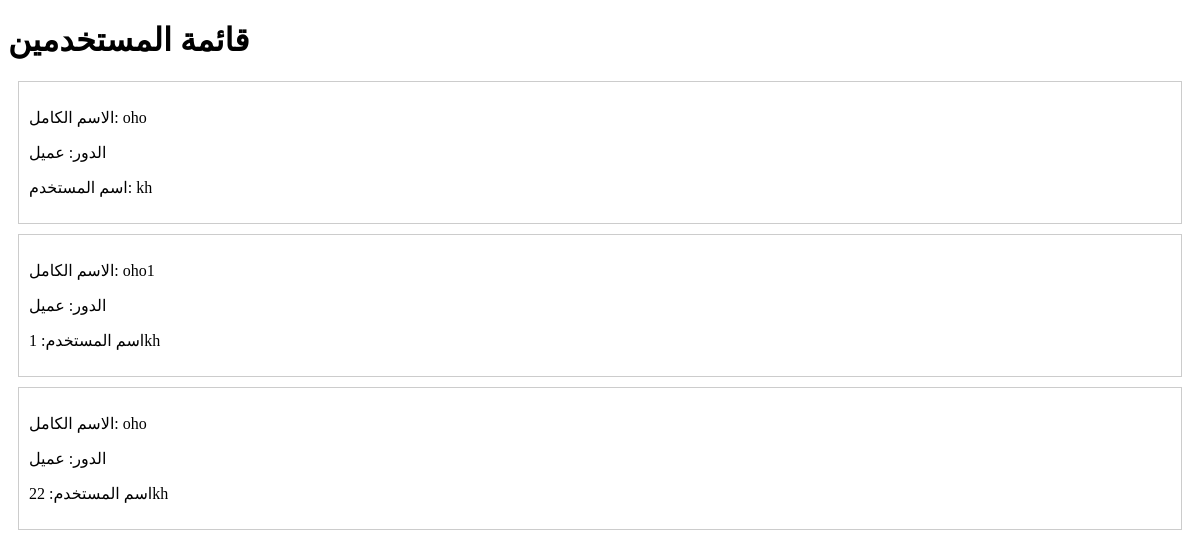
The page /accounts/users/ (signed in) on the database as committed earlier.
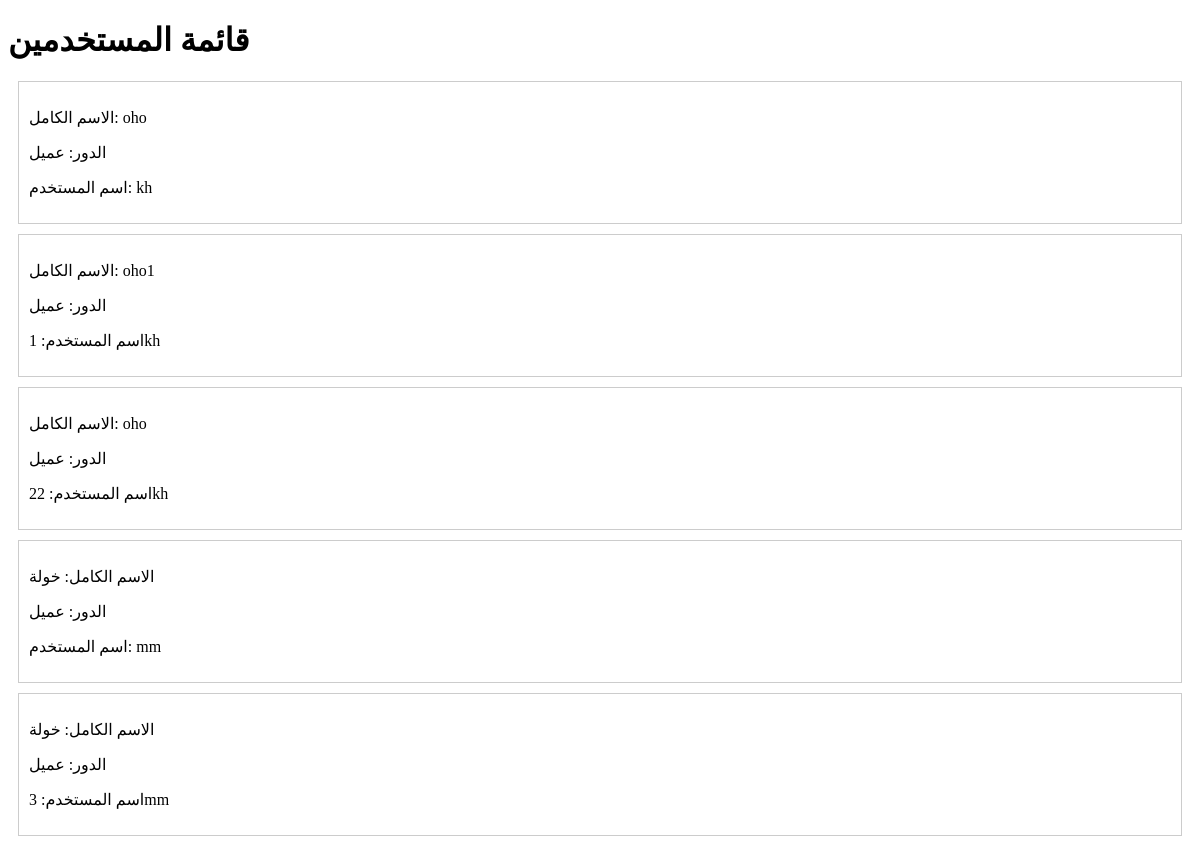
The same page on the database as committed later.
### accounts/models.py (models this page shows, shortened)
class UserProfile(models.Model):
    ROLES = (
        ('client', 'عميل'),
        ('provider', 'مزود خدمة'),
        ('owner', 'مالك'),
    )
    user = models.OneToOneField(
        User,
        on_delete=models.CASCADE,
        verbose_name='المستخدم'
    )
    username = models.CharField(
        max_length=50,
        unique=True,
        verbose_name='اسم المستخدم'
    )
    phone_number = models.CharField(
        max_length=10,
        unique=True,
        validators=[
            RegexValidator(
                regex=r'^05\d{8}$',
                message='رقم الجوال يجب أن يبدأ بـ 05 ويتكون من 10 أرقام'
            )
        ],
        verbose_name='رقم الجوال'
    )
    email = models.EmailField(
        unique=True,
        verbose_name='البريد الإلكتروني'
    )
    full_name = models.CharField(
        max_length=100,
        verbose_name='الاسم الكامل'
    )
    role = models.CharField(
        max_length=10,
        choices=ROLES,
        verbose_name='الدور'
    )
    class Meta:
        verbose_name = 'ملف المستخدم'
        verbose_name_plural = 'ملفات المستخدمين'

### accounts/views.py (the view)
@login_required(login_url='login')
def user_list(request):
    users = UserProfile.objects.all()
    context = {
        'users': users
    }
    return render(request, 'accounts/user_list.html', context)

### templates/accounts/user_list.html (shortened to what this page needs)
<!DOCTYPE html>
<html lang="ar">
<head>
</head>
<body>
    <h1>قائمة المستخدمين</h1>
    {% for user in users %}
        <div style="border: 1px solid #ccc; margin: 10px; padding: 10px;">
            <p>الاسم الكامل: {{ user.full_name }}</p>
            <p>الدور: {{ user.get_role_display }}</p>
            <p>اسم المستخدم: {{ user.user.username }}</p>
        </div>
    {% empty %}
        <p>لا يوجد مستخدمين.</p>
    {% endfor %}
</body>
</html>

Rows that differ between the two databases and show on the page:
added UserProfile: full_name "خولة", role "عميل", user.username "mm"
added UserProfile: full_name "خولة", role "عميل", user.username "3mm"
